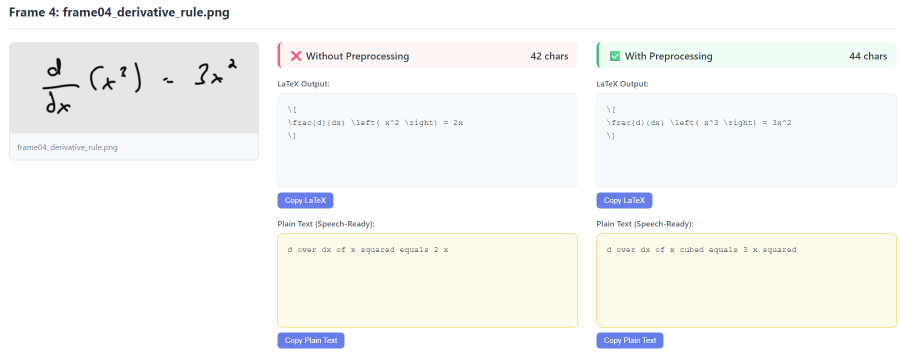
#> input picture ocr/tests/derivative.png, 1799 x 709 px (shown at 1/2 size)
$ python -i ocr_openai.py   (imports and definitions only)
#> lines starting #> are read from the running program, lines starting #| are printed output that depends on the picture
"""
Lightweight OCR pipeline using OpenAI vision.

Goals:
- Avoid hammering the API on near-identical frames.
- Emit only *new* board lines once, suppressing repeats.
- Keep the interface used by run_complete_pipeline: ``perform_ocr_on_frames``.

We keep helpers in ``ocr/vision`` (e.g., preprocessing, LaTeX cleaning) intact.
"""
from __future__ import annotations

import base64
from pathlib import Path
from typing import List, Dict, Any, Tuple

import cv2
import numpy as np
from openai import OpenAI

from utils.latex_converter import latex_to_text

# [1 line that did not run here, left out]


def _encode_image(image_path: Path) -> str:
    data = Path(image_path).read_bytes()
    return base64.b64encode(data).decode("utf-8")


# [40 lines left out: functions _image_similarity, _pixel_change_ratio, not called in this run]


def _normalize_line(line: str) -> str:
    return " ".join((line or "").replace("```", "").replace("`", "").split()).lower()


# [35 lines left out: functions _dedupe_lines, _call_openai_vision, not called in this run]


def perform_ocr_on_frames(
    frames_metadata: List[Dict[str, Any]],
    *,
    model: str = "gpt-4o-mini",
    similarity_threshold: float = 0.88,
    min_change_ratio: float = 0.003,
) -> List[Dict[str, Any]]:
    """
    Run OCR on a list of frames, skipping near-duplicates and suppressing
    repeated lines across frames.
    """
    results: List[Dict[str, Any]] = []
    last_image: np.ndarray | None = None
    seen_lines: set[str] = set()

    for frame in sorted(frames_metadata, key=lambda x: x.get("timestamp", 0.0)):
        frame_path = Path(frame["path"])
        frame_id = frame.get("frame_id") or frame_path.stem
        ts = frame.get("timestamp", 0.0)

        img = cv2.imread(str(frame_path))
        sim = _image_similarity(last_image, img) if last_image is not None else 0.0
        change_ratio = _pixel_change_ratio(last_image, img) if last_image is not None else 1.0

        if last_image is not None and sim >= similarity_threshold and change_ratio < min_change_ratio:
            results.append(
                {
                    "frame_id": frame_id,
                    "timestamp": ts,
                    "path": str(frame_path),
                    "text": "",
                    "markdown": "",
                    "latex": "",
                    "has_math": False,
                    "has_tables": False,
                    "has_diagrams": False,
                    "confidence": 0.0,
                    "method": f"skipped_similar_frame (sim={sim:.3f}, change={change_ratio:.4f})",
                }
            )
            continue

        raw_text = _call_openai_vision(frame_path, model=model)
        raw_text = raw_text.replace("\u200b", " ").strip()
        # Remove fenced code markers often returned by models
        raw_text = raw_text.replace("```", "").strip()

        deduped, seen_lines = _dedupe_lines(raw_text, seen_lines)
        cleaned_text = latex_to_text(deduped) if deduped else ""

        results.append(
            {
                "frame_id": frame_id,
                "timestamp": ts,
                "path": str(frame_path),
                "text": cleaned_text,
                "markdown": "",
                "latex": "",
                "has_math": False,
                "has_tables": False,
                "has_diagrams": False,
                "confidence": 0.9 if cleaned_text else 0.0,
                "method": f"openai_{model}",
            }
        )

        last_image = img

    return results


__all__ = ["perform_ocr_on_frames"]

>>> import cv2
>>> picture = cv2.imread('../tests/derivative.png', cv2.IMREAD_GRAYSCALE)
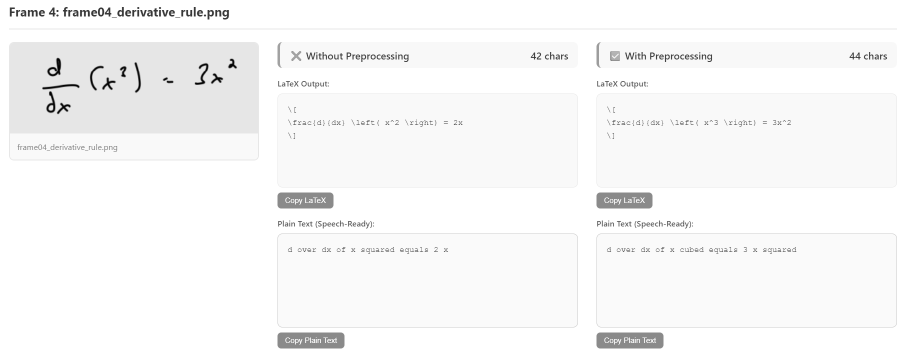
#> picture: shape (709, 1799) (shown at 1/2 size); min 3, max 255, mean 247.2
>>> result = perform_ocr_on_frames(picture)
#> (the run stopped early here; a loop or call above may not have finished)

$ run again, on ocr/tests/fraction.png
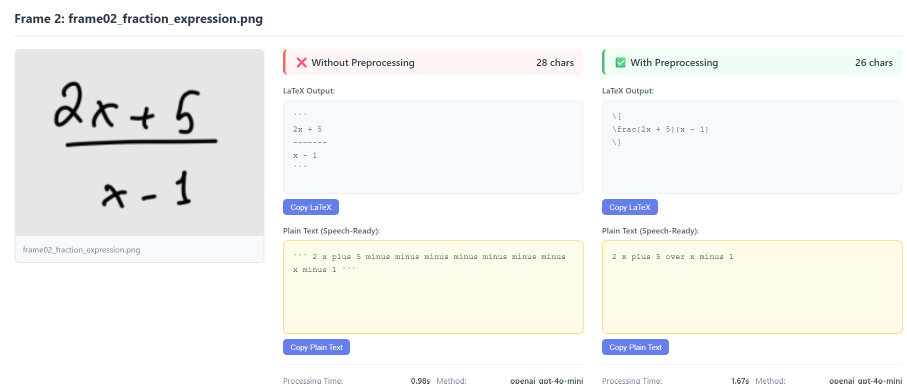
#> input picture ocr/tests/fraction.png, 1814 x 767 px (shown at 1/2 size)
#> `picture = cv2.imread('../tests/derivative.png', cv2.IMREAD_GRAYSCALE)`:
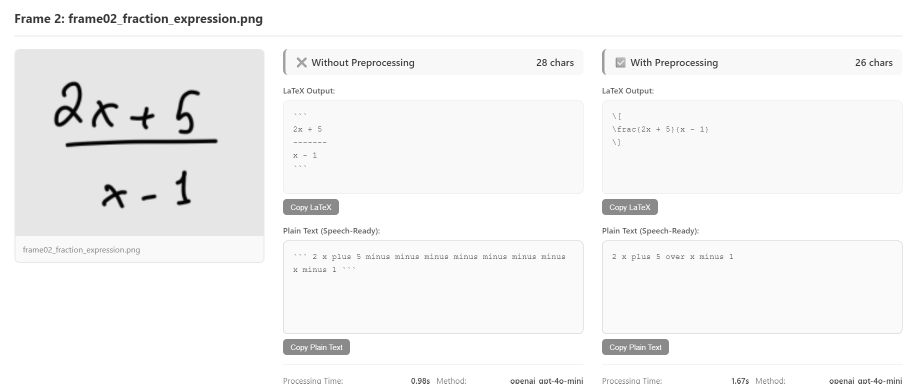
#> picture: shape (767, 1814) (shown at 1/2 size); min 3, max 255, mean 244.8
